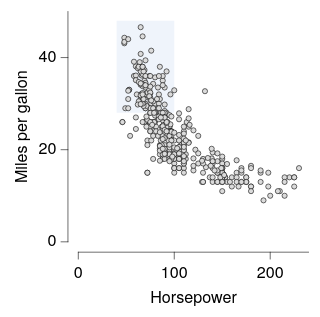

Specify this chart in Vega-Lite:
### Vega-Lite specification from a JSON file in a GitHub repository (floating-point values rounded to 4 significant figures; data arrays with more than 128 entries replaced by an {"elided": "..."} marker saying what was removed)
{"background": null, "config": {"arc": {"fill": "#DBDBDB", "fillOpacity": 1.0, "innerRadius": 25.0, "padAngle": 0.03, "stroke": "black", "strokeOpacity": 1, "strokeWidth": 0.25}, "area": {"fill": "#DBDBDB", "fillOpacity": 1.0, "stroke": "black", "strokeOpacity": 1, "strokeWidth": 0.25}, "axis": {"domain": true, "domainCap": "round", "domainColor": "black", "domainWidth": 0.25, "grid": false, "gridCap": "round", "gridColor": "#F1F1F1", "gridDash": [0, 0], "gridOpacity": 1.0, "gridWidth": 0.25, "labelColor": "black", "labelFont": "HelveticaNeue", "labelFontSize": 7, "labelFontStyle": "normal", "labelFontWeight": 400, "offset": 4.5, "ticks": true, "tickCap": "round", "tickColor": "black", "tickRound": false, "tickSize": 3, "tickWidth": 0.25, "titleColor": "black", "titleFont": "HelveticaNeue", "titleFontSize": 7, "titleFontStyle": "normal", "titleFontWeight": 400}, "axisX": {"domain": true, "labelAlign": "center", "labelAngle": 0, "labels": true, "ticks": true, "translate": 0}, "axisY": {"domain": true, "labelAlign": "right", "labelAngle": 0, "labels": true, "ticks": true, "translate": 0}, "axisRight": {"domain": true, "labelAlign": "left", "labelAngle": 0, "labels": true, "ticks": true, "translate": 0}, "axisTop": {"domain": true, "labelAlign": "center", "labelAngle": 0, "labels": true, "ticks": true, "translate": 0}, "axisBand": {"tickOffset": 0}, "bar": {"fill": "#DBDBDB", "fillOpacity": 1.0, "stroke": "black", "strokeOpacity": 1, "strokeWidth": 0.25}, "boxplot": {"size": 9.0, "ticks": {"cornerRadius": 0.25, "fill": "black", "size": 4.5, "thickness": 0.25}, "box": {"fillOpacity": 1.0, "stroke": "black", "strokeOpacity": 1, "strokeWidth": 0.25}, "median": {"fill": "black", "fillOpacity": 1.0, "size": 9.0, "thickness": 0.25}, "rule": {"fill": "black", "fillOpacity": 1.0, "size": 10.0, "stroke": "black", "strokeDash": [0, 0], "strokeOpacity": 1, "strokeWidth": 0.25}, "outliers": {"color": "black", "fill": "black", "fillOpacity": 1.0, "size": 0, "stroke": "black", "strokeOpacity": 1, "strokeWidth": 0.25}}, "circle": {"fill": "black", "fillOpacity": 1.0, "size": 0.5, "stroke": null, "strokeOpacity": 1, "strokeWidth": 0.25}, "errorband": {"band": {"fillOpacity": 0.6, "stroke": null, "strokeWidth": 0.25, "strokeOpacity": 1}, "borders": {"opacity": 0, "strokeOpacity": 0.25, "strokeWidth": 1}}, "errorbar": {"opacity": 1, "rule": {"strokeDash": [0, 0], "strokeWidth": 0.25}, "ticks": {"color": "black", "cornerRadius": 0.125, "opacity": 1, "size": 6.0, "thickness": 0.25}, "thickness": 0.25}, "font": "HelveticaNeue", "geoshape": {"fill": "#DBDBDB", "fillOpacity": 1.0, "stroke": "black", "strokeOpacity": 1, "strokeWidth": 0.25}, "header": {"labelColor": "black", "labelFont": "HelveticaNeue", "labelFontSize": 7, "labelFontStyle": "normal", "labelFontWeight": 400, "titleColor": "black", "titleFont": "HelveticaNeue", "titleFontSize": 7, "titleFontStyle": "normal", "titleFontWeight": 400, "titlePadding": 0}, "legend": {"disable": false, "offset": 4.5, "gradientLength": 50.0, "gradientThickness": 5.0, "gradientOpacity": 1.0, "gradientStrokeColor": "black", "gradientStrokeWidth": 0.25, "labelColor": "black", "labelFont": "HelveticaNeue", "labelFontSize": 7, "labelFontStyle": "normal", "labelFontWeight": 400, "strokeColor": "black", "strokeWidth": 0, "symbolSize": 42, "symbolStrokeColor": "black", "symbolStrokeWidth": 0.25, "titleColor": "black", "titleFont": "HelveticaNeue", "titleFontSize": 7, "titleFontStyle": "normal", "titleFontWeight": 400}, "line": {"color": "black", "stroke": "black", "strokeCap": "round", "strokeDash": [0, 0], "strokeOpacity": 1, "strokeWidth": 0.375}, "point": {"filled": true, "fill": "#DBDBDB", "fillOpacity": 1.0, "size": 5.0, "stroke": "black", "strokeOpacity": 1, "strokeWidth": 0.25}, "range": {"category": ["#C6D9F1", "#F1C9CB", "#FEF0B9", "#CEE37A", "#7AA8E0", "#E589A3", "#FDDD5D", "#68B961", "#4177B1", "#C35082", "#E5C227", "#438156"], "diverging": {"scheme": ["#C35082", "#CE6D94", "#D989A7", "#E2A4BA", "#EABFCE", "#F1DBE2", "#F6F6F6", "#D7E0EB", "#B9CBE0", "#9BB6D5", "#7DA1C9", "#5F8CBD", "#4177B1"]}, "heatmap": {"scheme": ["#DFE9F7", "#C6D9F1", "#ADC8EC", "#94B8E6", "#7AA8E0", "#6097DA", "#4D87CA", "#4177B1", "#386898", "#2F597F", "#264A69", "#1D3A58"]}, "ordinal": {"scheme": ["#F1F1F1", "#DBDBDB", "#C6C6C6", "#B2B2B2", "#9D9D9D", "#898989", "#767676", "#636363", "#515151", "#404040", "#2F2F2F", "#1F1F1F"]}, "ramp": {"scheme": ["#DFE9F7", "#C6D9F1", "#ADC8EC", "#94B8E6", "#7AA8E0", "#6097DA", "#4D87CA", "#4177B1", "#386898", "#2F597F", "#264A69", "#1D3A58"]}}, "rule": {"color": "black", "stroke": "black", "strokeCap": "round", "strokeDash": [2, 2], "strokeOpacity": 1, "strokeWidth": 0.25}, "scale": {"bandPaddingInner": 0.1, "bandPaddingOuter": 0.1, "round": false}, "rect": {"fill": "#DBDBDB", "fillOpacity": 1.0, "stroke": "black", "strokeOpacity": 1, "strokeWidth": 0.25}, "square": {"fill": "#DBDBDB", "fillOpacity": 1.0, "size": 10.0, "stroke": "black", "strokeOpacity": 1, "strokeWidth": 0.25}, "text": {"color": "black", "font": "HelveticaNeue", "fontSize": 7, "fontStyle": "normal", "fontWeight": 400}, "title": {"anchor": "middle", "frame": "group", "color": "black", "font": "HelveticaNeue", "fontSize": 7, "fontStyle": "normal", "fontWeight": 400, "subtitleColor": "black", "subtitleFont": "HelveticaNeue", "subtitleFontSize": "HelveticaNeue", "subtitleFontStyle": "normal", "subtitleFontWeight": 400}, "view": {"continuousWidth": 100, "continuousHeight": 100, "discreteWidth": 100, "discreteHeight": 100, "fill": null, "stroke": null, "strokeWidth": 0.25}}, "layer": [{"mark": {"type": "rect", "color": "#DFE9F7", "opacity": 0.5, "stroke": null, "strokeOpacity": 0, "strokeWidth": 0}, "encoding": {"x": {"datum": 40.0}, "x2": {"datum": 100.0}, "y": {"datum": 28.0}, "y2": {"datum": 48.0}}}, {"data": {"name": "data-7285c4e2e195e5a75737a34913199f5f"}, "mark": {"type": "point"}, "encoding": {"x": {"field": "Horsepower", "type": "quantitative"}, "y": {"field": "Miles_per_Gallon", "title": "Miles per gallon", "type": "quantitative"}}}], "data": {"name": "data-f649f9d1c293ec8042ca0358e3477a5a"}, "$schema": "https://vega.github.io/schema/vega-lite/v6.4.1.json", "datasets": {"data-f649f9d1c293ec8042ca0358e3477a5a": [{"__dummy": 0, "__dysonsphere__": 1}], "data-7285c4e2e195e5a75737a34913199f5f": {"elided": "392 records"}}}
